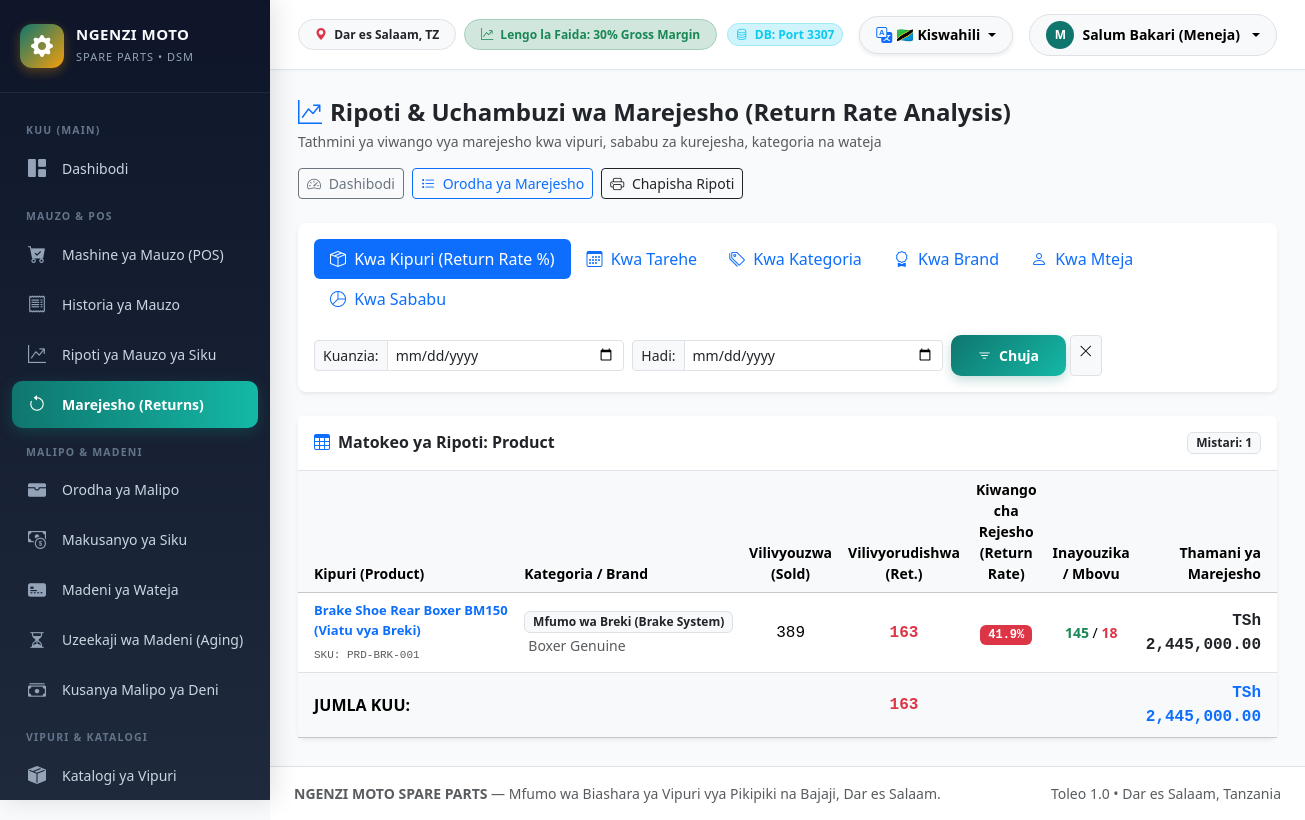
The page /index.php?route=return_reports (signed in) on the database its author committed.
### tables this page shows
CREATE TABLE `products` (
  `id` int(11) NOT NULL AUTO_INCREMENT,
  `sku` varchar(50) NOT NULL,
  `barcode` varchar(50) DEFAULT NULL,
  `name` varchar(150) NOT NULL,
  `description` text DEFAULT NULL,
  `category_id` int(11) NOT NULL,
  `brand_id` int(11) DEFAULT NULL,
  `unit_id` int(11) NOT NULL,
  `buying_price` decimal(15,2) NOT NULL DEFAULT 0.00,
  `selling_price` decimal(15,2) NOT NULL DEFAULT 0.00,
  `recommended_selling_price` decimal(15,2) NOT NULL DEFAULT 0.00,
  `minimum_selling_price` decimal(15,2) NOT NULL DEFAULT 0.00,
  `target_margin` decimal(5,2) NOT NULL DEFAULT 30.00,
  `current_stock` int(11) NOT NULL DEFAULT 0,
  `min_stock_level` int(11) NOT NULL DEFAULT 5,
  `reorder_level` int(11) NOT NULL DEFAULT 10,
  `max_stock_level` int(11) NOT NULL DEFAULT 100,
  `shelf_location` varchar(50) DEFAULT NULL,
  `warranty_days` int(11) DEFAULT 0,
  `status` enum('active','inactive','discontinued') DEFAULT 'active',
  `created_at` timestamp NOT NULL DEFAULT current_timestamp(),
  `updated_at` timestamp NOT NULL DEFAULT current_timestamp() ON UPDATE current_timestamp(),
  PRIMARY KEY (`id`),
  UNIQUE KEY `sku` (`sku`),
  UNIQUE KEY `barcode` (`barcode`),
  KEY `unit_id` (`unit_id`),
  KEY `idx_product_sku` (`sku`),
  KEY `idx_product_barcode` (`barcode`),
  KEY `idx_product_name` (`name`),
  KEY `idx_product_category` (`category_id`),
  KEY `idx_product_brand` (`brand_id`),
  CONSTRAINT `products_ibfk_1` FOREIGN KEY (`category_id`) REFERENCES `categories` (`id`) ON UPDATE CASCADE,
  CONSTRAINT `products_ibfk_2` FOREIGN KEY (`brand_id`) REFERENCES `brands` (`id`) ON UPDATE CASCADE,
  CONSTRAINT `products_ibfk_3` FOREIGN KEY (`unit_id`) REFERENCES `units` (`id`) ON UPDATE CASCADE
);

CREATE TABLE `categories` (
  `id` int(11) NOT NULL AUTO_INCREMENT,
  `name` varchar(100) NOT NULL,
  `code` varchar(20) DEFAULT NULL,
  `description` text DEFAULT NULL,
  `status` enum('active','inactive') DEFAULT 'active',
  `created_at` timestamp NOT NULL DEFAULT current_timestamp(),
  `updated_at` timestamp NOT NULL DEFAULT current_timestamp() ON UPDATE current_timestamp(),
  PRIMARY KEY (`id`),
  UNIQUE KEY `name` (`name`),
  UNIQUE KEY `code` (`code`)
);

CREATE TABLE `brands` (
  `id` int(11) NOT NULL AUTO_INCREMENT,
  `name` varchar(100) NOT NULL,
  `country` varchar(50) DEFAULT NULL,
  `description` varchar(255) DEFAULT NULL,
  `status` enum('active','inactive') DEFAULT 'active',
  `created_at` timestamp NOT NULL DEFAULT current_timestamp(),
  `updated_at` timestamp NOT NULL DEFAULT current_timestamp() ON UPDATE current_timestamp(),
  PRIMARY KEY (`id`),
  UNIQUE KEY `name` (`name`)
);

### views/returns/reports.php (the view, shortened to what the rows shown need)
<div class="card border-0 shadow-sm rounded-3">
    <div class="card-body p-0">
        <?php if (empty($reportData)): ?>
            <div class="text-center py-5 text-muted">
                <i class="bi bi-inbox fs-1 d-block mb-2 text-secondary"></i>
                Hakuna data ya marejesho iliyopatikana kwa kipindi hiki.
            </div>
        <?php else: ?>
            <div class="table-responsive">
                <table class="table table-hover align-middle mb-0">
                    <thead class="table-light small text-muted">
                        <tr>
                            <?php if ($groupBy === 'product'): ?>
                                <th class="ps-3" style="width: 25%;">Kipuri (Product)</th>
                                <th>Kategoria / Brand</th>
                                <th class="text-center">Vilivyouzwa (Sold)</th>
                                <th class="text-center">Vilivyorudishwa (Ret.)</th>
                                <th class="text-center">Kiwango cha Rejesho (Return Rate)</th>
                                <th class="text-center">Inayouzika / Mbovu</th>
                                <th class="text-end pe-3">Thamani ya Marejesho</th>
                            <?php endif; ?>
                        </tr>
                    </thead>
                    <tbody>
                        <?php
                        $grandTotalValue = 0;
                        $grandTotalUnits = 0;
                        foreach ($reportData as $row):
                            $val = (float)($row['total_returned_value'] ?? 0);
                            $units = (int)($row['total_units_returned'] ?? 0);
                            $grandTotalValue += $val;
                            $grandTotalUnits += $units;
                        ?>
                            <tr>
                                <?php if ($groupBy === 'product'): ?>
                                    <td class="ps-3">
                                        <div class="fw-bold text-dark" style="font-size: 13px;">
                                            <a href="/index.php?route=product_show&id=<?= $row['report_key'] ?>" class="text-decoration-none">
                                                <?= htmlspecialchars($row['label']) ?>
                                            </a>
                                        </div>
                                        <small class="text-muted font-monospace" style="font-size: 11px;">SKU: <?= htmlspecialchars($row['sku'] ?? '') ?></small>
                                    </td>
                                    <td>
                                        <span class="badge bg-light text-dark border"><?= htmlspecialchars($row['category_name'] ?? 'General') ?></span>
                                        <?php if (!empty($row['brand_name'])): ?>
                                            <small class="text-muted ms-1"><?= htmlspecialchars($row['brand_name']) ?></small>
                                        <?php endif; ?>
                                    </td>
                                    <td class="text-center font-monospace">
                                        <?= number_format((int)$row['total_units_sold']) ?>
                                    </td>
                                    <td class="text-center font-monospace fw-bold text-danger">
                                        <?= number_format((int)$row['total_units_returned']) ?>
                                    </td>
                                    <td class="text-center">
                                        <?php
                                        $rate = (float)($row['return_rate'] ?? 0);
                                        $rateBadge = ($rate >= 10) ? 'bg-danger text-white' : (($rate >= 5) ? 'bg-warning text-dark' : 'bg-success-subtle text-success border border-success-subtle');
                                        ?>
                                        <span class="badge <?= $rateBadge ?> font-monospace px-2 py-1">
                                            <?= number_format($rate, 1) ?>%
                                        </span>
                                    </td>
                                    <td class="text-center small">
                                        <span class="text-success fw-bold"><?= (int)$row['resellable_units'] ?></span> /
                                        <span class="text-danger fw-bold"><?= ((int)$row['damaged_units'] + (int)$row['defective_units']) ?></span>
                                    </td>
                                    <td class="text-end pe-3 font-monospace fw-bold text-dark">
                                        <?= Helper::formatCurrency($val) ?>
                                    </td>
                                <?php endif; ?>
                            </tr>
                        <?php endforeach; ?>
                    </tbody>
                    <tfoot class="table-light border-top">
                        <tr>
                            <th class="ps-3">JUMLA KUU:</th>
                            <th></th>
                            <?php if ($groupBy === 'product'): ?>
                                <th></th>
                                <th class="text-center font-monospace fw-bold text-danger"><?= number_format($grandTotalUnits) ?></th>
                                <th></th>
                                <th></th>
                            <?php elseif ($groupBy === 'customer'): ?>
                                <th></th>
                                <th class="text-center font-monospace fw-bold"><?= number_format($grandTotalUnits) ?></th>
                            <?php else: ?>
                                <th></th>
                                <th class="text-center font-monospace fw-bold"><?= number_format($grandTotalUnits) ?></th>
                            <?php endif; ?>
                            <th class="text-end pe-3 font-monospace fw-bold text-primary fs-6">
                                <?= Helper::formatCurrency($grandTotalValue) ?>
                            </th>
                        </tr>
                    </tfoot>
                </table>
            </div>
        <?php endif; ?>
    </div>
</div>

### rows shown on the page
products: name "Brake Shoe Rear Boxer BM150 (Viatu vya Breki)", sku "PRD-BRK-001", category.name "Mfumo wa Breki (Brake System)", brand.name "Boxer Genuine", total_units_sold "389", total_units_returned "163", rate "41.9", resellable_units "145", defective_units "18", val "TSh 2,445,000.00"

### other values the page prints
substr($user['username'] ?? 'U', 0, 1) "M"
$user['full_name'] "Salum Bakari (Meneja)"
$groupBy "Product"
count($reportData) "1"
$grandTotalUnits "163"
Helper::formatCurrency($grandTotalValue) "TSh 2,445,000.00"
